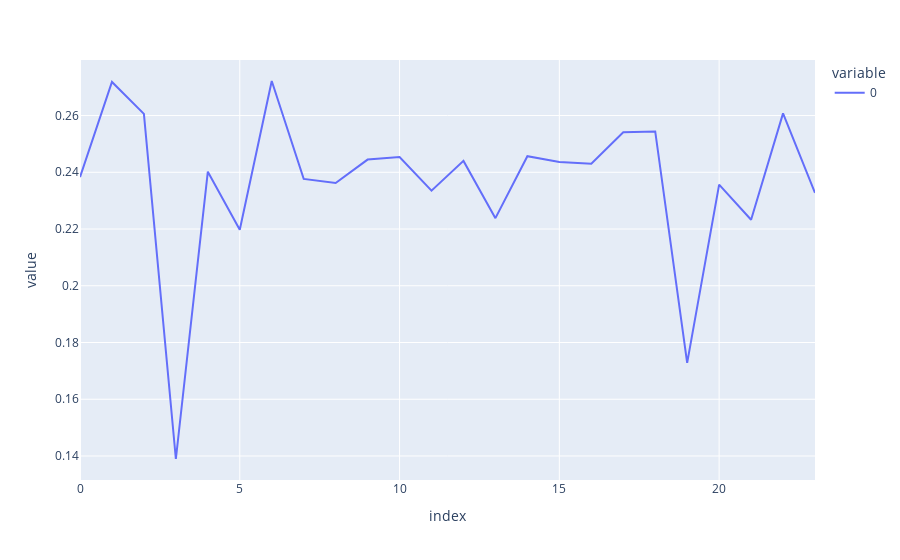

The notebook cell saved with this chart:
### Code cell
px.line(cls_losses)

### Figure 1 — Plotly figure (JSON) as saved in the notebook; plotly's stock layout.template omitted (floating-point values rounded to 4 significant figures)
{"data": [{"hovertemplate": "variable=0<br>index=%{x}<br>value=%{y}<extra></extra>", "legendgroup": "0", "line": {"color": "#636efa", "dash": "solid"}, "marker": {"symbol": "circle"}, "mode": "lines", "name": "0", "orientation": "v", "showlegend": true, "type": "scatter", "x": [0, 1, 2, 3, 4, 5, 6, 7, 8, 9, 10, 11, 12, 13, 14, 15, 16, 17, 18, 19, 20, 21, 22, 23], "xaxis": "x", "y": [0.2383, 0.2718, 0.2606, 0.1389, 0.2402, 0.2198, 0.2722, 0.2377, 0.2362, 0.2445, 0.2454, 0.2335, 0.244, 0.2238, 0.2457, 0.2436, 0.243, 0.2541, 0.2544, 0.1728, 0.2357, 0.2233, 0.2608, 0.2328], "yaxis": "y"}], "layout": {"legend": {"title": {"text": "variable"}, "tracegroupgap": 0}, "margin": {"t": 60}, "xaxis": {"anchor": "y", "domain": [0, 1], "title": {"text": "index"}}, "yaxis": {"anchor": "x", "domain": [0, 1], "title": {"text": "value"}}}}
